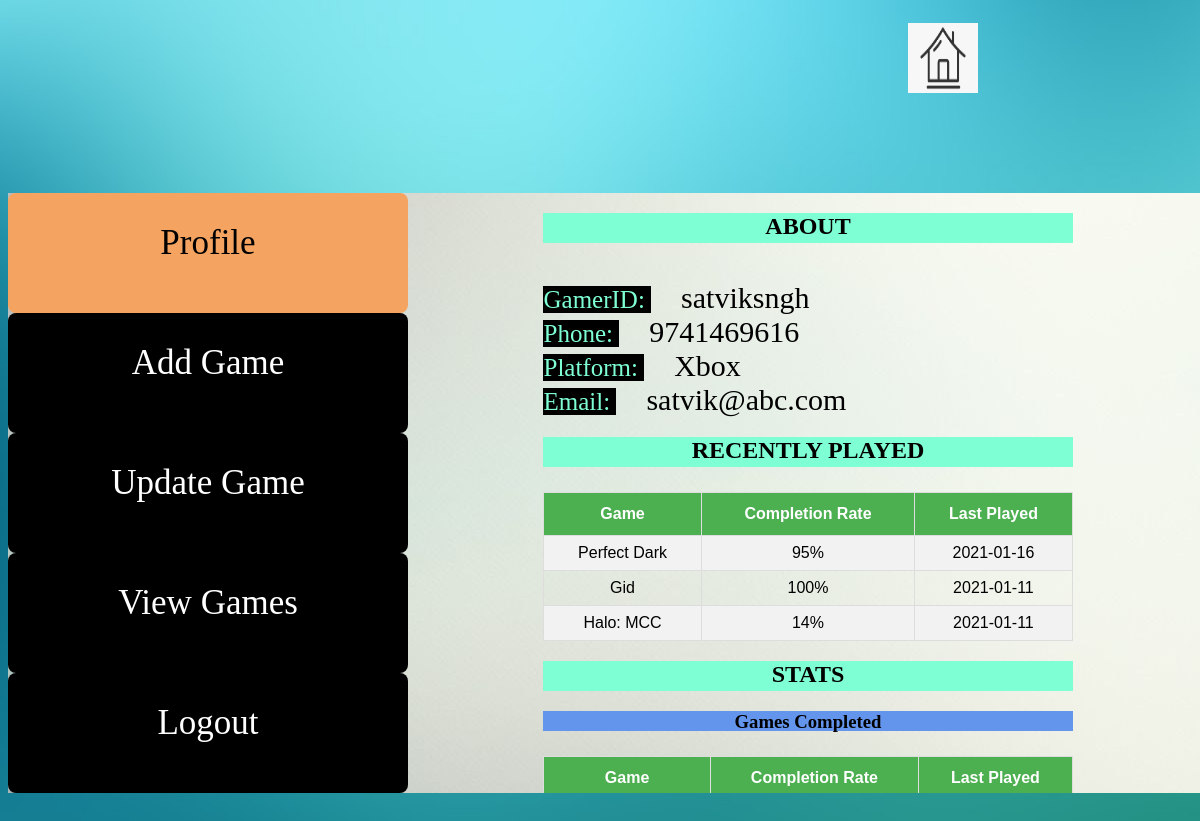
Screenshot of /lib/dashboardxbox.php (signed in) with the database file from the repository.
### tables this page shows
CREATE TABLE `gamers` (
  `gamerid` varchar(20) NOT NULL,
  `name` varchar(25) NOT NULL,
  `email` varchar(40) NOT NULL,
  `password` varchar(16) NOT NULL,
  `phnum` varchar(10) NOT NULL,
  `privacy` varchar(5) NOT NULL,
  `platform` varchar(5) NOT NULL
);

CREATE TABLE `xbox` (
  `gamerid` varchar(20) NOT NULL,
  `name` varchar(30) NOT NULL,
  `gamerscore` int(4) UNSIGNED NOT NULL,
  `completion` decimal(3,0) NOT NULL,
  `updatedate` date NOT NULL,
  `rating` int(2) NOT NULL
);

### lib/dashboardxbox.php (the view, shortened to what this page needs)
<?php
    if(!isset($_SESSION['username'])) {
        header('location: ../home.html');
    }
    else {
        function displayprofile() {
            include('db.php');
            $gamerid = mysqli_real_escape_string($mysqli,$_SESSION['username']);
            $game_check_query = "SELECT * FROM gamers WHERE gamerid='$gamerid'";
            $res = mysqli_query($mysqli,$game_check_query);
            return $res;
        }
        function displayrecentlyplayed() {
            include('db.php');
            $gamerid = mysqli_real_escape_string($mysqli,$_SESSION['username']);
            $games = "SELECT * FROM xbox WHERE gamerid='$gamerid' ORDER BY updatedate DESC LIMIT 3";
            $res = mysqli_query($mysqli,$games);
            return $res;
        }
    }
?>
<html>
    <head>
        <link rel="stylesheet" href="../css/main.css">
    </head>
    <body>
        <header>
            <img src="../images/homebtn.png" width="70px" height="70px" onclick="location.href='./dashboardxbox.php'"/>
        </header>
        <div id="dashboard">
            <div id="navigationbar">
                <div id="profile" class="active">
                    <a class="active" href="#"> Profile </a>
                </div>
                <div id="newgame">
                    <a href="./newgamexbox.php"> Add Game </a>
                </div>
                <div id="updategame">
                    <a href="./updategamexbox.php"> Update Game </a>
                </div>
                <div id="allgames">
                    <a href="./allgamesxbox.php"> View Games </a>
                </div>
                <div id="logout">
                    <a href="./logout.php" class="logoutref"> Logout </a>
                </div>
            </div>
            <div id="contentarea">
            <h2 id="h2style">ABOUT</h2>
            <br>
            <?php $profile = displayprofile();
                  $row = mysqli_fetch_array($profile)
            ?>
            <span id="det">
                <label id="details">GamerID:&nbsp;</label>&emsp;<?php echo $row['gamerid']; ?>
                <br>
                <label id="details">Phone:&nbsp;</label>&emsp;<?php echo $row['phnum']; ?>
                <br>
                <label id="details">Platform:&nbsp;</label>&emsp;<?php echo "Xbox"; ?>
                <br>
                <label id="details">Email:&nbsp;</label>&emsp;<?php echo $row['email']; ?>
                <br>
            </span>
            <h2 id="h2style">RECENTLY PLAYED</h2>
            <?php $games = displayrecentlyplayed(); ?>
            <table id="displaytable">
                <th> Game </th>
                <th> Completion Rate</th>
                <th> Last Played</th>
                <?php
                    while($row = mysqli_fetch_array($games)) {
                        echo "<tr><td>" . $row['name'] . "</td><td>" . $row['completion'] . "%</td><td>". $row['updatedate'] . "</td></tr>";
                    }
                ?>
            </table>
            <h2 id="h2style">STATS</h2>
            <h3 id="h3style">Games Completed</h3>
            <table id="displaytable">
                <th> Game </th>
                <th> Completion Rate</th>
                <th> Last Played</th>
            </table>
            <br>
            <br>
            </div>
        </div>
    </body>
</html>

### css/main.css (style rules this page uses)
body { background-image: url("./../images/homedivbackground.jpg"); background-repeat: no-repeat; background-size: cover; }
header img { margin-top: 15px; margin-left: 900px; }
#dashboard { background-image: url("./../images/homedivinnerbackground.jpg"); width: 1200px; height: 600px; margin: auto; margin-top: 100px; display: grid; grid-template-areas: 'navigationbar contentarea contentarea'; }
#navigationbar { display: grid; grid-template-areas: 'profile' 'newgame' 'updategame' 'allgames' 'logout'; }
#contentarea { overflow-y: scroll; scrollbar-width: none; }
#profile { width: 400px; height: 60px; background-color: black; text-align: center; padding-top: 30px; padding-bottom: 30px; border: wheat; border-radius: 8px; }
#newgame { width: 400px; height: 60px; background-color: black; text-align: center; padding-top: 30px; padding-bottom: 30px; border: wheat; border-radius: 8px; }
#updategame { width: 400px; height: 60px; background-color: black; text-align: center; padding-top: 30px; padding-bottom: 30px; border: wheat; border-radius: 8px; }
#allgames { width: 400px; height: 60px; background-color: black; text-align: center; padding-top: 30px; padding-bottom: 30px; border: wheat; border-radius: 8px; }
#logout { width: 400px; height: 60px; background-color: black; text-align: center; padding-top: 30px; padding-bottom: 30px; border: wheat; border-radius: 8px; }
#navigationbar div.active a.active { background-color: sandybrown; color: black; }
#navigationbar div.active { background-color: sandybrown; }
a { color: white; text-decoration: none; font-size: 35px; }
#displaytable { font-family: Arial, Helvetica, sans-serif; border-collapse: collapse; width: 100%; overflow: scroll; margin-top: 25px; }
#displaytable td, #displaytable th { border: 1px solid #ddd; padding: 8px; }
#displaytable tr:nth-child(even) { background-color: #f2f2f2; text-align: center; }
#displaytable tr:nth-child(odd) { text-align: center; }
#displaytable th { padding-top: 12px; padding-bottom: 12px; text-align: center; background-color: #4CAF50; color: white; }
#h2style { background-color: aquamarine; color: black; width: 100%; height: 30px; text-align: center; vertical-align: middle; }
#h3style { background-color: cornflowerblue; color: black; width: 100%; text-align: center; height: 20px; vertical-align: middle; }
#details { font-size: 25px; color: aquamarine; background-color: black; }
#det { font-size: 30px; }

### rows the page displays
gamers: gamerid "satviksngh", phnum "9741469616", email "satvik@abc.com"
xbox: name "Perfect Dark", completion "95", updatedate "2021-01-16"
xbox: name "Gid", completion "100", updatedate "2021-01-11"
xbox: name "Halo: MCC", completion "14", updatedate "2021-01-11"
